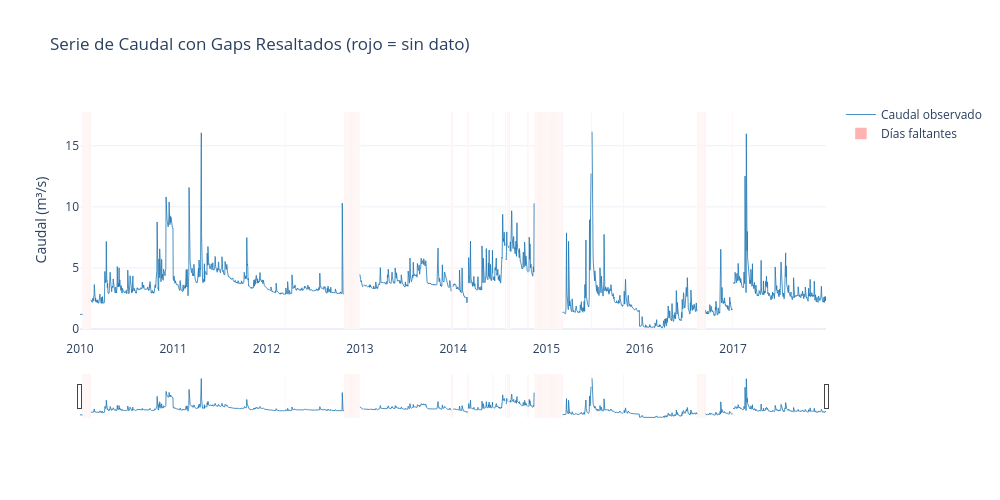

The cell this chart's notebook holds for it:
### Code cell
# =============================================================================
# CONCEPTO: Serie temporal con gaps resaltados (visualización de ausencias)
# -----------------------------------------------------------------------------
# Superponer la serie observada con barras rojas en los días faltantes permite
# identificar visualmente la distribución temporal de los gaps.
#
# go.Scatter con mode="lines":
#   → Traza la serie de caudal con los días sin dato como discontinuidades
#     naturales (Plotly interrumpe la línea automáticamente en los NaN).
#
# nan_mask = df_full["Caudal"].isna():
#   → Máscara booleana que es True solo en los días sin medición.
#   → df_full.index[nan_mask] extrae las fechas faltantes.
#
# go.Bar para los gaps:
#   → Barras semitransparentes (rgba con alpha=0.3) sobre los días faltantes.
#   → Altura = y_max para que las barras cubran toda la Serie.
#   → width=86400000: ancho de 1 día en milisegundos (unidad interna de Plotly
#     para ejes de tiempo en formato UNIX ms).
#
# barmode="overlay":
#   → Superpone las barras sobre la línea en lugar de apilarlas.
#
# rangeslider=dict(visible=True):
#   → Agrega control deslizante en el eje X para hacer zoom en períodos.
#
# hovermode="x unified":
#   → Al pasar el cursor, muestra todas las trazas alineadas al mismo eje X,
#     facilitando la lectura simultánea de caudal y presencia/ausencia.
#
# CRITERIO DE USO: Incluir este gráfico cuando se quiere mostrar tanto el
# comportamiento del caudal como la ubicación temporal de los datos faltantes
# en una sola visualización interactiva.
# =============================================================================

# Serie temporal con gaps resaltados
df_full_copy["Es_NaN"] = df_full_copy["Caudal"].isna().astype(int)

fig = go.Figure()

# Serie con datos
fig.add_trace(go.Scatter(
    x=df_full.index,
    y=df_full["Caudal"],
    mode="lines",
    name="Caudal observado",
    line=dict(color="#1f77b4", width=0.8),
))

# Marcar gaps como barras rojas en el fondo
nan_mask = df_full["Caudal"].isna()
if nan_mask.any():
    y_max = df_full["Caudal"].max() * 1.1
    fig.add_trace(go.Bar(
        x=df_full.index[nan_mask],
        y=[y_max] * nan_mask.sum(),
        name="Días faltantes",
        marker_color="rgba(255, 0, 0, 0.3)",
        width=86400000,  # 1 día en milisegundos (unidad interna de Plotly para fechas)
    ))

fig.update_layout(
    title="Serie de Caudal con Gaps Resaltados (rojo = sin dato)",
    xaxis_title="",
    yaxis_title="Caudal (m³/s)",
    width=1000,
    height=500,
    barmode="overlay",
    xaxis=dict(rangeslider=dict(visible=True)),
    hovermode="x unified",
)
fig.show()

### Figure 1 — Plotly figure (JSON) as saved in the notebook; plotly's stock layout.template omitted (floating-point values rounded to 4 significant figures; data arrays with more than 128 entries replaced by an {"elided": "..."} marker saying what was removed)
{"data": [{"line": {"color": "#1f77b4", "width": 0.8}, "mode": "lines", "name": "Caudal observado", "type": "scatter", "x": {"elided": "2922 str values"}, "y": {"elided": "2922 float values"}}, {"marker": {"color": "rgba(255, 0, 0, 0.3)"}, "name": "Días faltantes", "type": "bar", "width": 86400000, "x": {"elided": "269 str values"}, "y": {"elided": "269 float values"}}], "layout": {"barmode": "overlay", "height": 500, "hovermode": "x unified", "title": {"text": "Serie de Caudal con Gaps Resaltados (rojo = sin dato)"}, "width": 1000, "xaxis": {"rangeslider": {"visible": true}, "title": {"text": ""}}, "yaxis": {"title": {"text": "Caudal (m³/s)"}}}}
